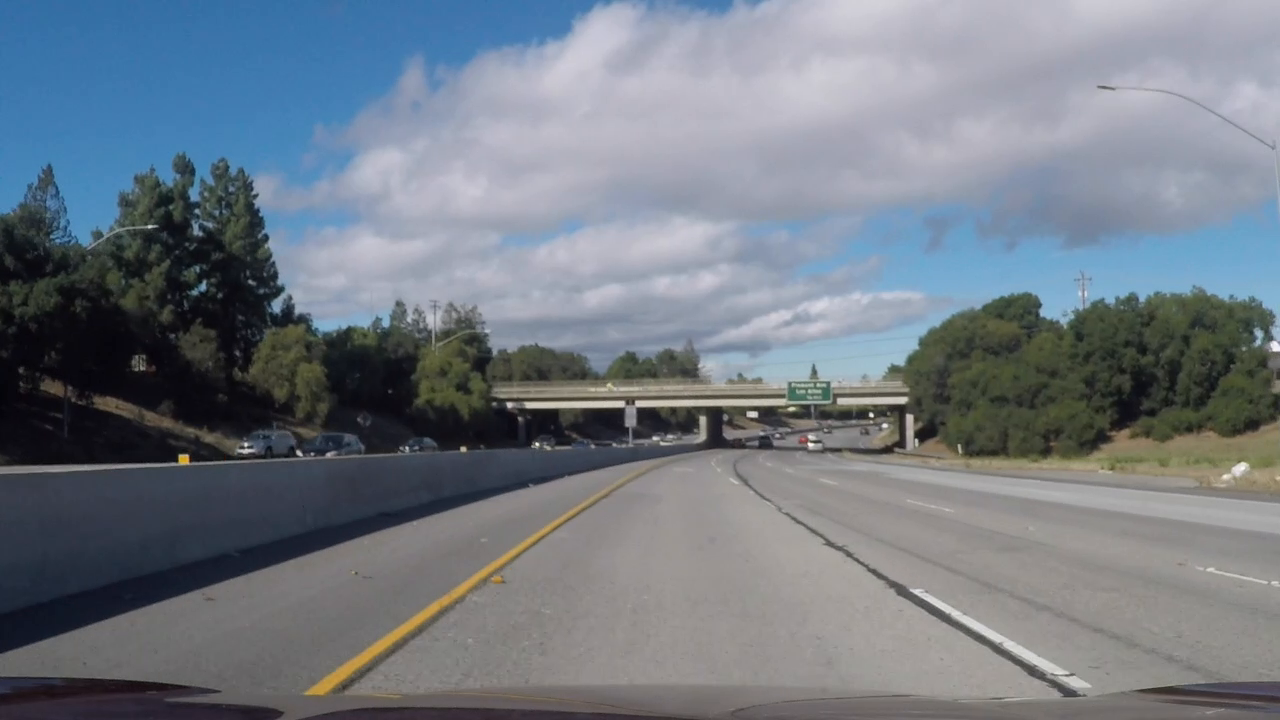
#> input picture test_images/x_challenge_video0.1.png, 1280 x 720 px
$ python -i imagetrans.py   (imports and definitions only)   (older library calls are emulated)
#> lines starting #> are read from the running program, lines starting #| are printed output that depends on the picture; after the words box and inside, x2 and y2 are one past the last pixel; in counts of white or black regions, pixels touching at a corner belong together
import numpy as np
import cv2

#Config
s_thresh=(150, 255)
sx_thresh=(40, 120)
l_thresh = (40, 255)
labl = (0,95,155)
labh = (255,160,255)


def apply_sobel_x(channel):
    # Sobel x
    sobelx = cv2.Sobel(channel, cv2.CV_64F, 1, 0) # Take the derivative in x
    abs_sobelx = np.absolute(sobelx) # Absolute x derivative to accentuate lines away from horizontal
    scaled_sobel = np.uint8(255*abs_sobelx/np.max(abs_sobelx))

    # Threshold x gradient
    sxbinary = np.zeros_like(scaled_sobel)
    sxbinary[(scaled_sobel >= sx_thresh[0]) & (scaled_sobel <= sx_thresh[1])] = 1
    return sxbinary

def to_binary_img(img):
    # Convert to HLS color space and separate the V channel
    hls = cv2.cvtColor(img, cv2.COLOR_RGB2HLS)
#> hls: shape (720, 1280, 3); mean of channels 0, 1, 2 82, 123.3, 38.4
    l_channel = hls[:,:,1]
    s_channel = hls[:,:,2]
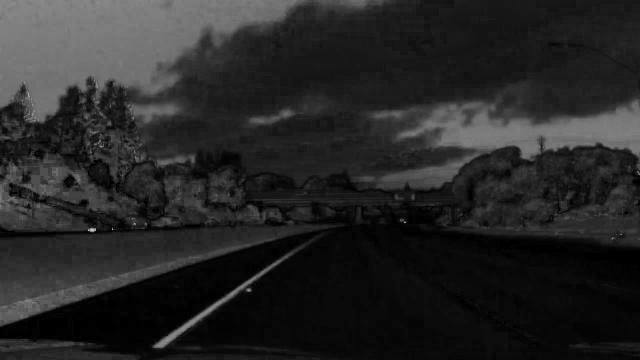
#> s_channel: shape (720, 1280) (shown at 1/2 size); min 0, max 255, mean 38.4

    # Sobel x
    sxbinary = apply_sobel_x(l_channel)
#> in apply_sobel_x, `sobelx = cv2.Sobel(channel, cv2.CV_64F, 1, 0)`:
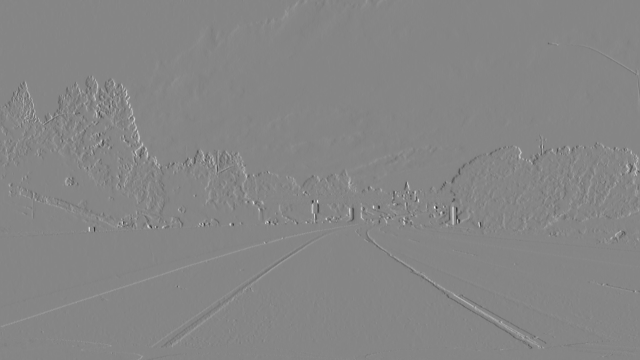
#> sobelx: shape (720, 1280) float64 (shown at 1/2 size); min -613, max 555, mean 0.5; drawn with min black and max white
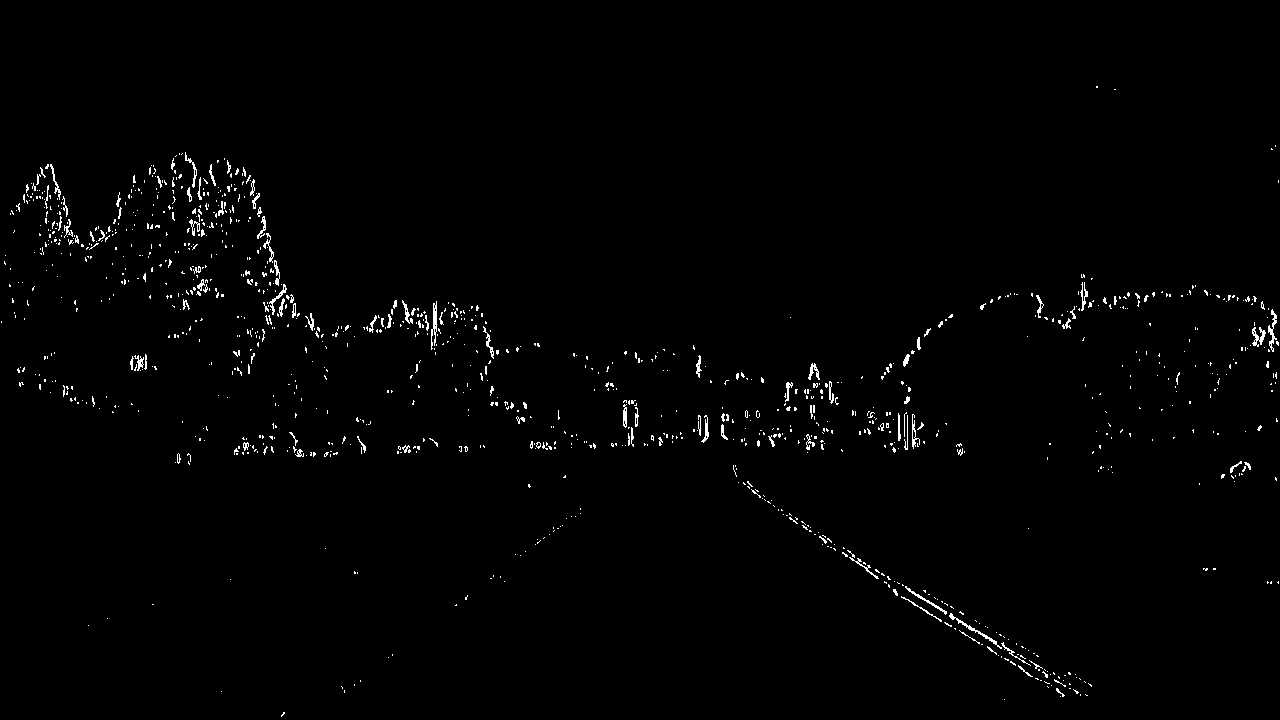
#> sxbinary: shape (720, 1280); values 0 (black) and 1 (white), 1.1% white in thin lines or dots, all inside (x1, y1, x2, y2) = (1, 86, 1279, 717)

    # Threshold saturation channel
    s_binary = np.zeros_like(s_channel)
    s_binary[(s_channel >= s_thresh[0]) & (s_channel <= s_thresh[1])] = 1

     # Threshold lightness channel
    l_binary = np.zeros_like(l_channel)
    l_binary[(l_channel >= l_thresh[0]) & (l_channel <= l_thresh[1])] = 1


    white_binary = (sxbinary | s_binary) & l_binary
#> white_binary: shape (720, 1280); values 0 (black) and 1 (white), 1.1% white in thin lines or dots, all inside (x1, y1, x2, y2) = (5, 86, 1279, 717)

    #Convert to Lab for Yellow filtering
    lab = cv2.cvtColor(img,cv2.COLOR_RGB2Lab)
#> lab: shape (720, 1280, 3); mean of channels 0, 1, 2 128.5, 127.9, 122.2
    low_threshold   = np.array(labl, dtype=np.uint8, ndmin=1)
    high_threshold  = np.array(labh, dtype=np.uint8, ndmin=1)
    yellow_mask = cv2.inRange(lab, low_threshold, high_threshold)
#> yellow_mask: shape (720, 1280); 0.31% white; 9 white regions (5 under 20 px), largest, box (x1, y1, x2, y2) and area: (306, 518, 566, 696) 2716, (178, 456, 190, 464) 80, (494, 576, 502, 584) 48, (568, 512, 576, 516) 24
    yellow_binary = np.full_like(l_channel,1)
    yellow_binary = cv2.bitwise_and(yellow_binary,yellow_binary, mask=yellow_mask)

    # Stack each channel
    return (yellow_binary | white_binary)
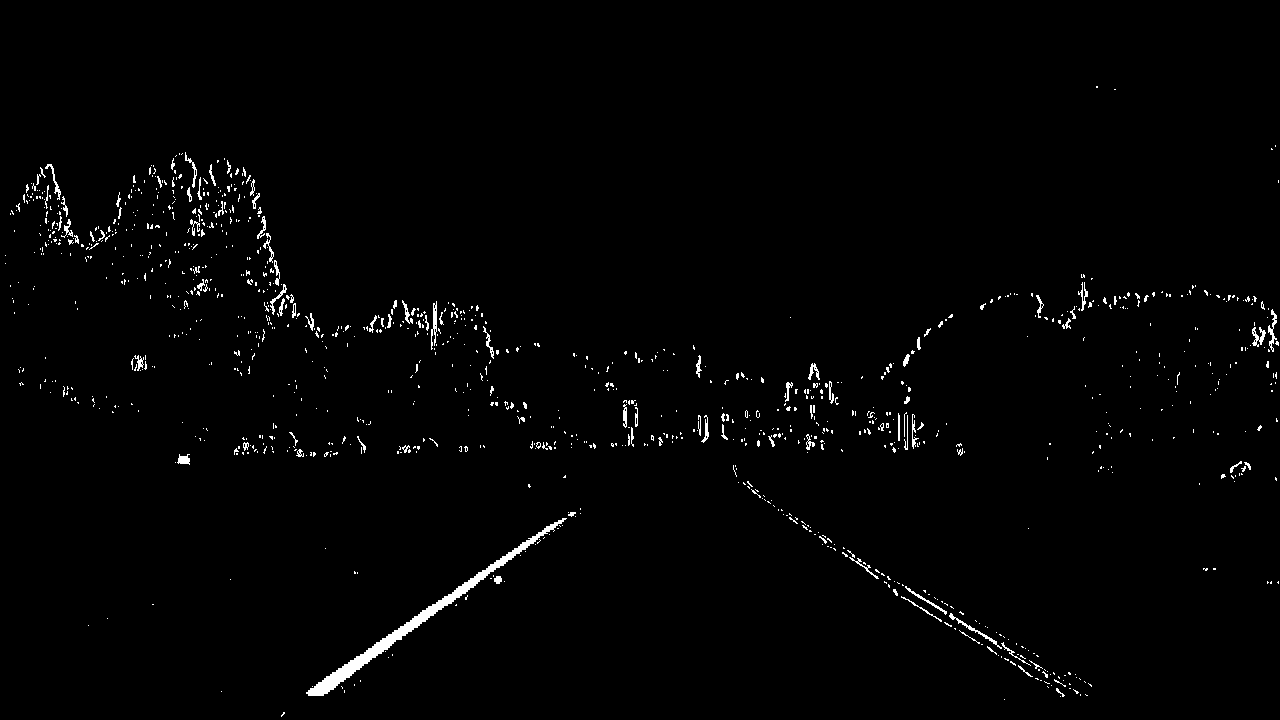
#> returned value: shape (720, 1280); values 0 (black) and 1 (white), 1.4% white; 1142 white regions (1037 under 20 px), largest, box (x1, y1, x2, y2) and area: (306, 518, 567, 696) 2719, (949, 613, 1002, 649) 168, (431, 301, 437, 350) 158


# [25 lines left out: function region_of_interest, not called in this run]

>>> import cv2
>>> picture = cv2.cvtColor(cv2.imread('../test_images/x_challenge_video0.1.png'), cv2.COLOR_BGR2RGB)
>>> result = to_binary_img(picture)

$ run again, on test_images/x_challenge_video16.0.png
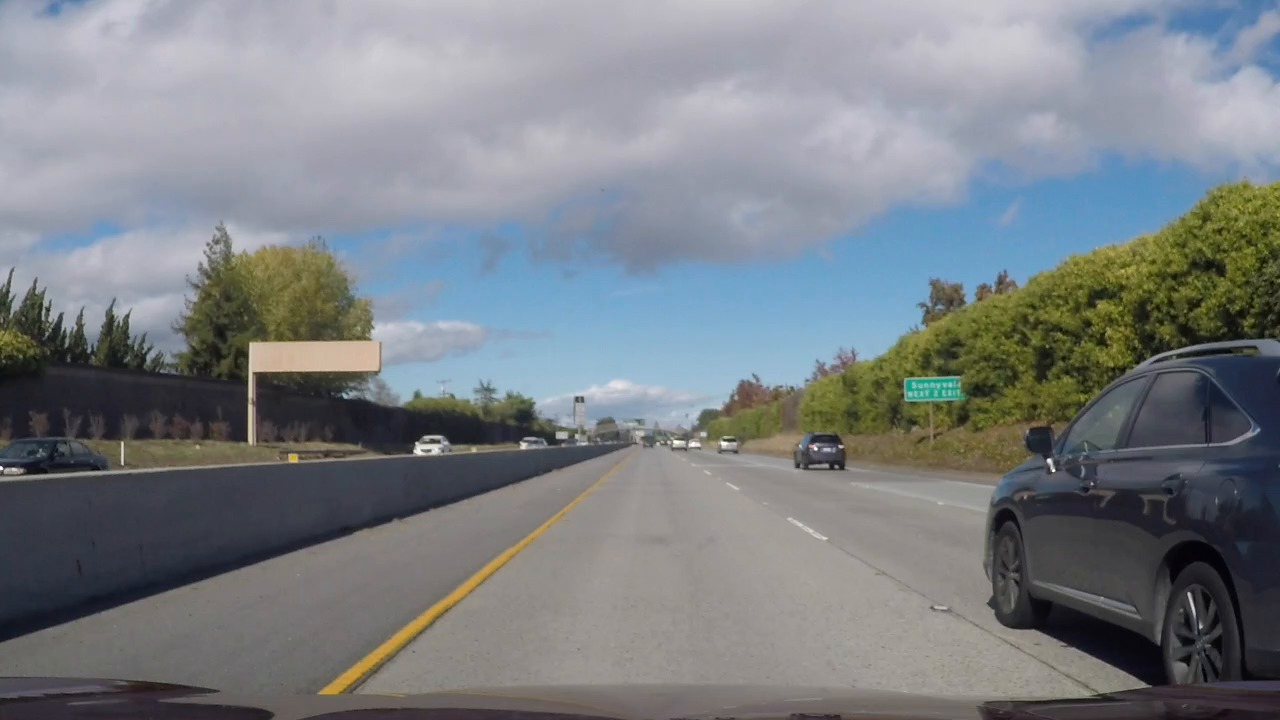
#> input picture test_images/x_challenge_video16.0.png, 1280 x 720 px
#> hls: shape (720, 1280, 3); mean of channels 0, 1, 2 82.8, 127.3, 38.4
#> in to_binary_img, `sxbinary = apply_sobel_x(l_channel)`:
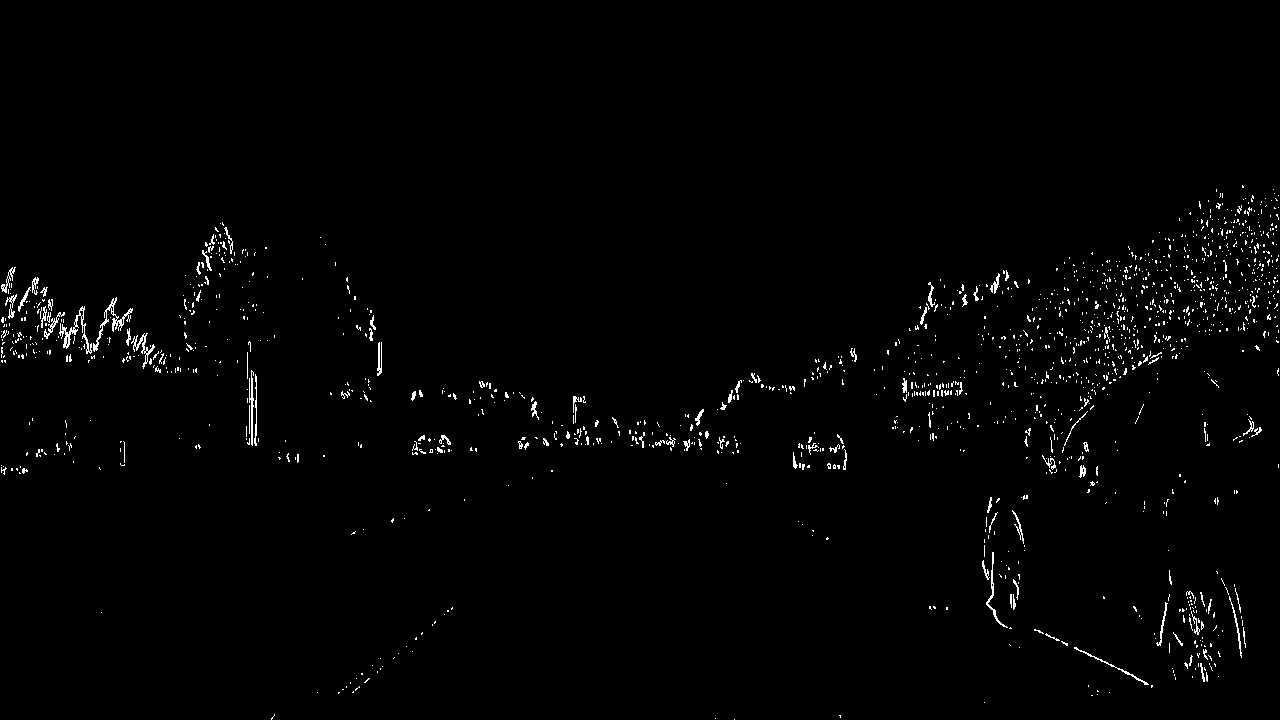
#> sxbinary: shape (720, 1280); values 0 (black) and 1 (white), 1.3% white in thin lines or dots, all inside (x1, y1, x2, y2) = (1, 185, 1279, 720)
#> white_binary: shape (720, 1280); values 0 (black) and 1 (white), 1.4% white in thin lines or dots, all inside (x1, y1, x2, y2) = (0, 185, 1280, 720)
#> lab: shape (720, 1280, 3); mean of channels 0, 1, 2 133.9, 127.7, 125.3
#> yellow_mask: shape (720, 1280); 4.2% white; 77 white regions (56 under 20 px), largest, box (x1, y1, x2, y2) and area: (802, 182, 1280, 434) 30384, (320, 504, 574, 696) 2936, (238, 250, 318, 330) 2808
#> in to_binary_img, `return (yellow_binary | white_binary)`:
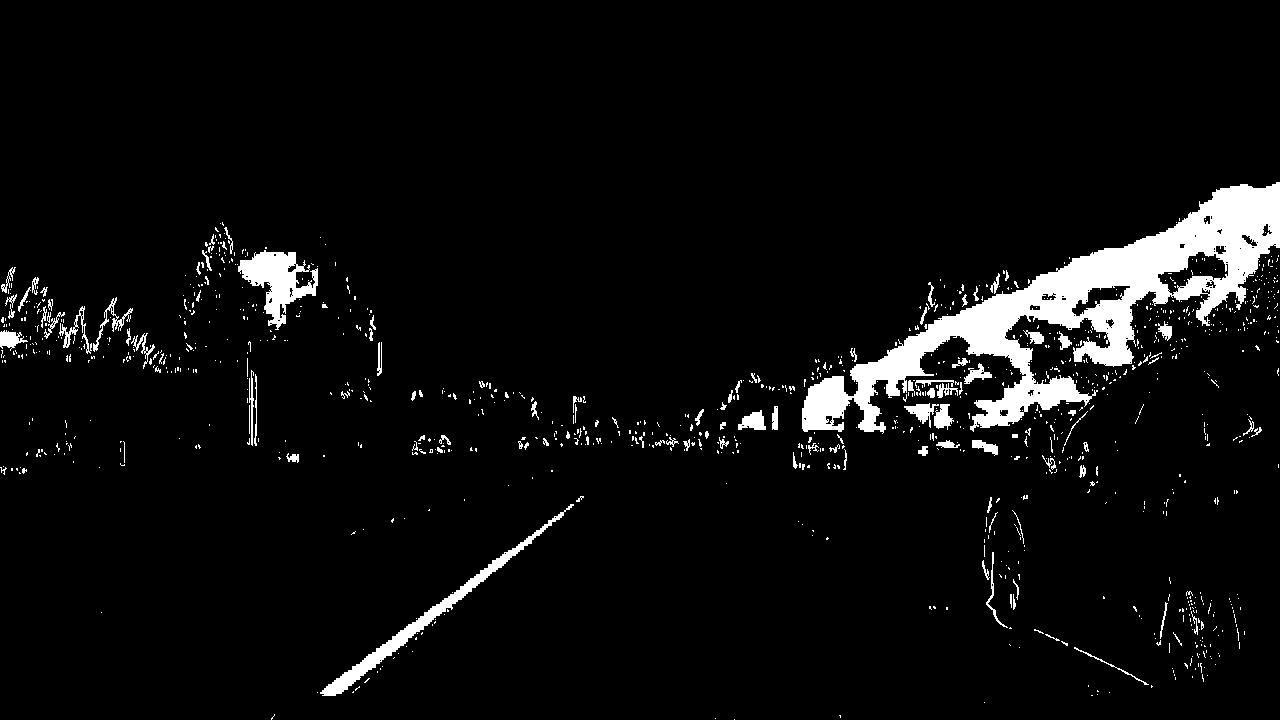
#> returned value: shape (720, 1280); values 0 (black) and 1 (white), 5.3% white; 1091 white regions (973 under 20 px), largest, box (x1, y1, x2, y2) and area: (802, 182, 1280, 434) 30742, (320, 504, 574, 696) 2940, (238, 250, 318, 330) 2813

$ run again, on test_images/x_challenge_video4.0.png
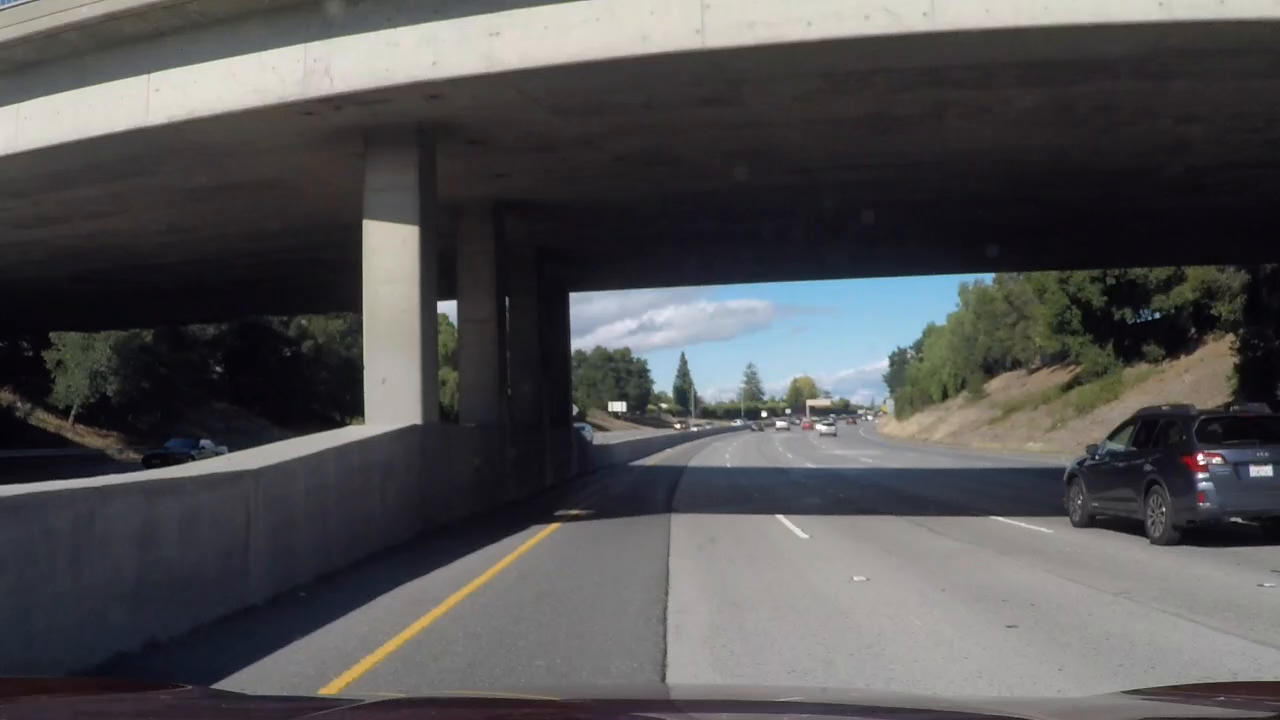
#> input picture test_images/x_challenge_video4.0.png, 1280 x 720 px
#> hls: shape (720, 1280, 3); mean of channels 0, 1, 2 86.7, 82.1, 29.8
#> in to_binary_img, `sxbinary = apply_sobel_x(l_channel)`:
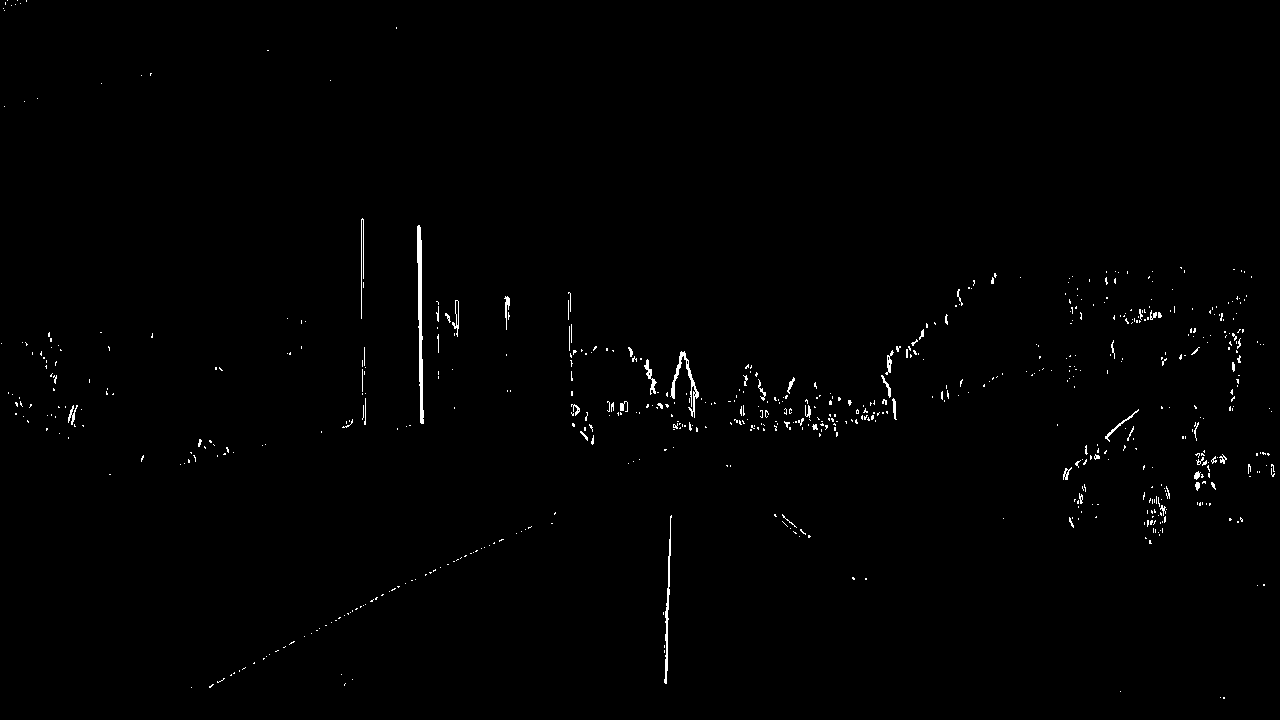
#> sxbinary: shape (720, 1280); values 0 (black) and 1 (white), 0.7% white in thin lines or dots
#> white_binary: shape (720, 1280); values 0 (black) and 1 (white), 1.3% white; 676 white regions (619 under 20 px), largest, box (x1, y1, x2, y2) and area: (721, 276, 960, 332) 5768, (417, 225, 424, 424) 755, (670, 351, 699, 418) 386
#> lab: shape (720, 1280, 3); mean of channels 0, 1, 2 84.7, 128.9, 127.3
#> yellow_mask: shape (720, 1280); 0.25% white; 8 white regions (7 under 20 px), largest, box (x1, y1, x2, y2) and area: (320, 524, 558, 694) 2319
#> in to_binary_img, `return (yellow_binary | white_binary)`:
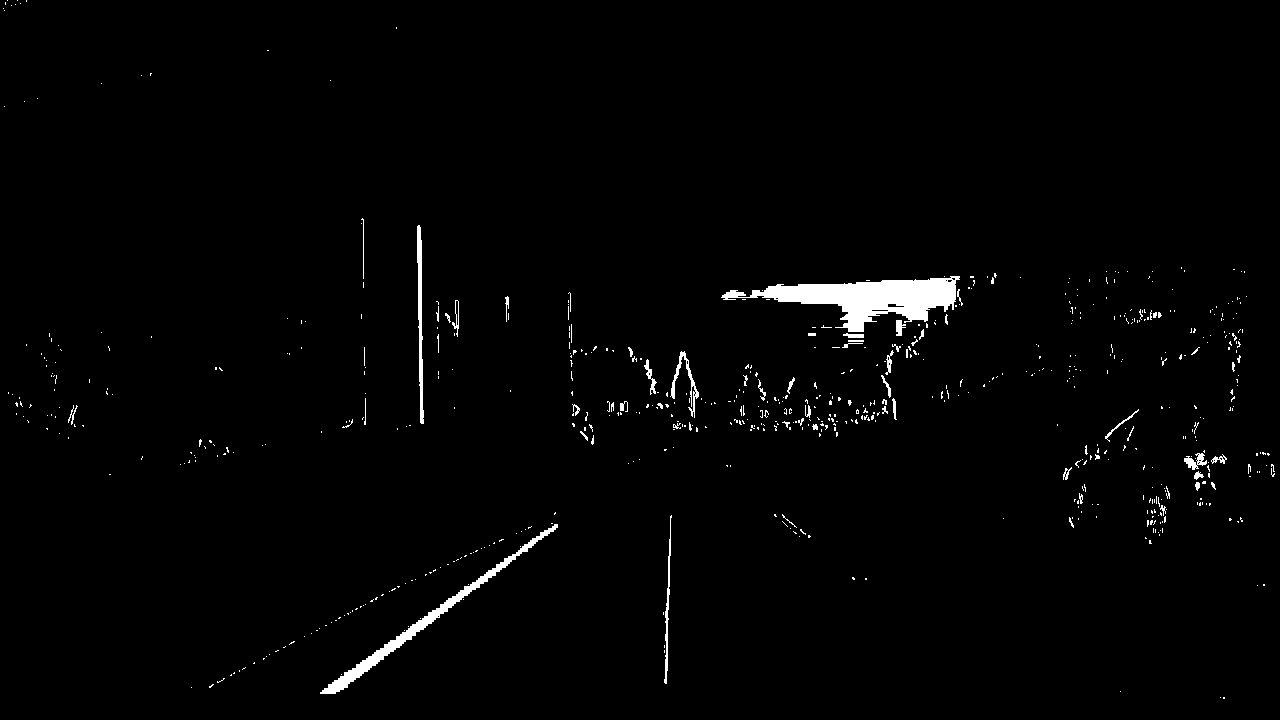
#> returned value: shape (720, 1280); values 0 (black) and 1 (white), 1.6% white; 670 white regions (611 under 20 px), largest, box (x1, y1, x2, y2) and area: (721, 276, 960, 332) 5768, (320, 524, 558, 694) 2319, (417, 225, 424, 424) 755
